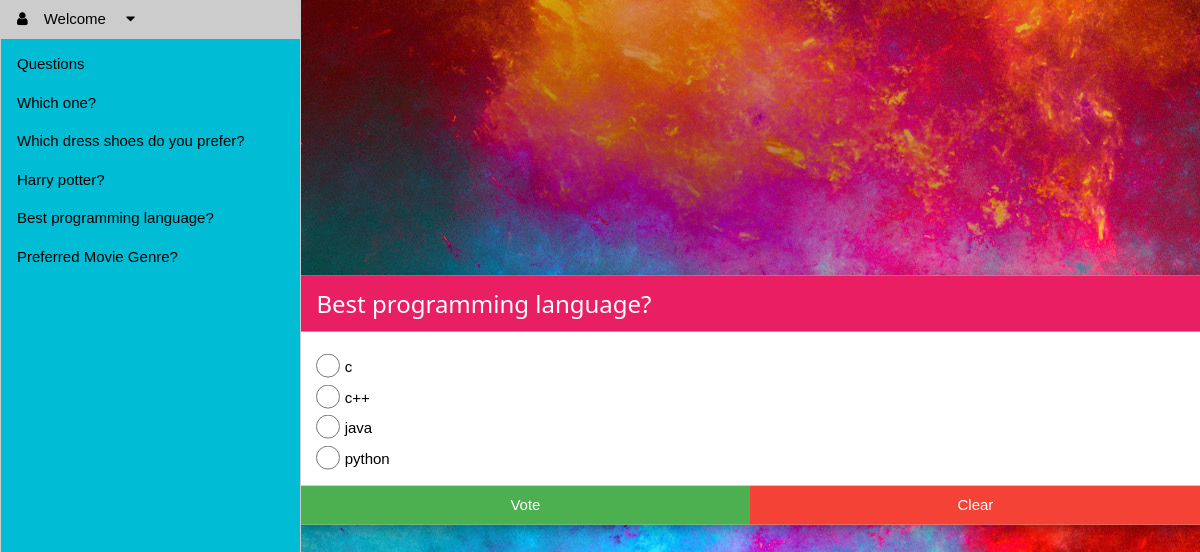
The app's page /polls/1/ (signed in) with its own data.
### polls/models.py (models this page shows, shortened)
class Question(models.Model):
    question_text = models.CharField(max_length=200)
    pub_date = models.DateTimeField('date published')
    def was_published_recently(self):
        now = timezone.now()
        return now - datetime.timedelta(days=1) <= self.pub_date <= now
    was_published_recently.admin_order_field = 'pub_date'
    was_published_recently.boolean = True
    was_published_recently.short_description = 'Published recently?'

class Choice(models.Model):
    question = models.ForeignKey(Question, on_delete=models.CASCADE)
    choice_text = models.CharField(max_length=200)
    votes = models.IntegerField(default=0)

### polls/views.py (the view)
# urls.py: path('<int:question_id>/', views.detail, name='detail'),
def detail(request, question_id):
    question = get_object_or_404(Question, pk=question_id)
    return render(request, 'polls/detail.html', {'question': question, 'latest_question_list': get_question_list()})

### polls/views.py (called while the page is built)
def get_question_list():
    return Question.objects.order_by('-pub_date')

### polls/templates/polls/detail.html (shortened to what this page needs)
{% extends "polls/base.html" %}
{% load static %}
{% block content %}
    <link rel="stylesheet" type="text/css" href="{% static 'polls/style.css' %}"/>
    {% if user.is_authenticated %}
        <div class="w3-row">
            <div class="w3-col l3 w3-border-left w3-cyan"
                 style="z-index:3;height:100vh;overflow:auto">
                <div class="w3-bar-block" id="mySidebar">
                    <div class="w3-dropdown-hover">
                        <a class="w3-button w3-bar-item"><i
                                class="w3-margin-right fa fa-user"></i>Welcome {{ user.first_name }}<i
                                class="w3-margin-left fa fa-caret-down"></i>
                        </a>
                    </div>
                    <div class="w3-bar-item">Questions</div>
                    {% if latest_question_list %}
                        {% for question in latest_question_list %}
                            <a href="{% url 'polls:detail' question.id %}"
                               class="w3-bar-item w3-button">{{ question.question_text }}</a>
                        {% endfor %}
                    {% else %}
                        <p>No polls are available.</p>
                    {% endif %}
                </div>
            </div>
            <div class="w3-col l9 w3-border-left w3-display-container" style="z-index:3;height:100vh;overflow:auto">
                <div class="w3-display-middle w3-modal-content w3-card-4">
                    <div class="w3-container w3-pink">
                        <h3>{{ question.question_text }}</h3>
                    </div>
                    <form action="{% url 'polls:vote' question.id %}" method="post">
                        <div class="w3-margin">
                            {% for choice in question.choice_set.all %}
                                <input class="w3-radio" type="radio" name="choice"
                                       id="choice{{ forloop.counter }}"
                                       value="{{ choice.id }}"/>
                                <label for="choice{{ forloop.counter }}">{{ choice.choice_text }}</label><br/>
                            {% endfor %}
                        </div>
                        <div class="w3-row">
                            <button class="w3-button w3-half w3-green" type="submit">Vote</button>
                            <button class="w3-button w3-half w3-red" type="reset">Clear</button>
                        </div>
                    </form>
                </div>
            </div>
        </div>
    {% endif %}
{% endblock %}

### polls/static/polls/style.css (style rules this page uses)
html, body, h1, h2, h3, h4, h5 { font-family: "Raleway", sans-serif }
html { box-sizing: border-box }
*, *:before, *:after { box-sizing: inherit }
html { -ms-text-size-adjust: 100%; -webkit-text-size-adjust: 100% }
body { margin: 0; background: url("images/background.jpg") no-repeat }
a { background-color: transparent; -webkit-text-decoration-skip: objects }
button, input, select, textarea { font: inherit; margin: 0 }
button, input { overflow: visible }
button, select { text-transform: none }
button, html [type=button], [type=reset], [type=submit] { -webkit-appearance: button }
[type=checkbox], [type=radio] { padding: 0 }
html, body { font-family: Verdana, sans-serif; font-size: 15px; line-height: 1.5 }
html { overflow-x: hidden }
h3 { font-size: 24px }
h1, h2, h3, h4, h5, h6 { font-family: "Segoe UI", Arial, sans-serif; font-weight: 400; margin: 10px 0 }
a { color: inherit }
.w3-btn, .w3-button { border: none; display: inline-block; padding: 8px 16px; vertical-align: middle; overflow: hidden; text-decoration: none; color: inherit; background-color: inherit; text-align: center; cursor: pointer; white-space: nowrap }
.w3-btn, .w3-button { -webkit-touch-callout: none; -webkit-user-select: none; -khtml-user-select: none; -moz-user-select: none; -ms-user-select: none; user-select: none }
.w3-tooltip, .w3-display-container { position: relative }
.w3-dropdown-click, .w3-dropdown-hover { position: relative; display: inline-block; cursor: pointer }
.w3-dropdown-hover:first-child, .w3-dropdown-click:hover { background-color: #ccc; color: #000 }
.w3-check, .w3-radio { width: 24px; height: 24px; position: relative; top: 6px }
.w3-bar-block .w3-dropdown-hover, .w3-bar-block .w3-dropdown-click { width: 100% }
.w3-bar-block .w3-dropdown-hover .w3-button, .w3-bar-block .w3-dropdown-click .w3-button { width: 100%; text-align: left; padding: 8px 16px }
.w3-modal-content { margin: auto; background-color: #fff; position: relative; padding: 0; outline: 0; width: 600px }
.w3-bar-block .w3-bar-item { width: 100%; display: block; padding: 8px 16px; text-align: left; border: none; white-space: normal; float: none; outline: 0 }
.w3-container:after, .w3-container:before, .w3-panel:after, .w3-panel:before, .w3-row:after, .w3-row:before, .w3-row-padding:after, .w3-row-padding:before, .w3-cell-row:before, .w3-cell-row:after, .w3-clear:after, .w3-clear:before, .w3-bar:before, .w3-bar:after { content: ""; display: table; clear: both }
.w3-col, .w3-half, .w3-third, .w3-twothird, .w3-threequarter, .w3-quarter { float: left; width: 100% }
@media (min-width: 601px) { .w3-col.m6, .w3-half { width: 49.99999% } }
@media (min-width: 993px) { .w3-col.l3 { width: 24.99999% } }
@media (min-width: 993px) { .w3-col.l9 { width: 74.99999% } }
@media (min-width: 993px) { .w3-modal-content { width: 900px } }
.w3-display-middle { position: absolute; top: 50%; left: 50%; transform: translate(-50%, -50%); -ms-transform: translate(-50%, -50%) }
.w3-container, .w3-panel { padding: 0.01em 16px }
.w3-card-4, .w3-hover-shadow:hover { box-shadow: 0 4px 10px 0 rgba(0, 0, 0, 0.2), 0 4px 20px 0 rgba(0, 0, 0, 0.19) }
.w3-border-left { border-left: 1px solid #ccc !important }
.w3-margin { margin: 16px !important }
.w3-margin-left { margin-left: 16px !important }
.w3-margin-right { margin-right: 16px !important }
.w3-cyan, .w3-hover-cyan:hover { color: #000 !important; background-color: #00bcd4 !important }
.w3-green, .w3-hover-green:hover { color: #fff !important; background-color: #4CAF50 !important }
.w3-pink, .w3-hover-pink:hover { color: #fff !important; background-color: #e91e63 !important }
.w3-red, .w3-hover-red:hover { color: #fff !important; background-color: #f44336 !important }

### records on screen
Question: question_text "Which one?"
Question: question_text "Which dress shoes do you prefer?"
Question: question_text "Harry potter?"
Question: question_text "Best programming language?"
Question: question_text "Preferred Movie Genre?"
Choice: choice_text "c"
Choice: choice_text "c++"
Choice: choice_text "java"
Choice: choice_text "python"
